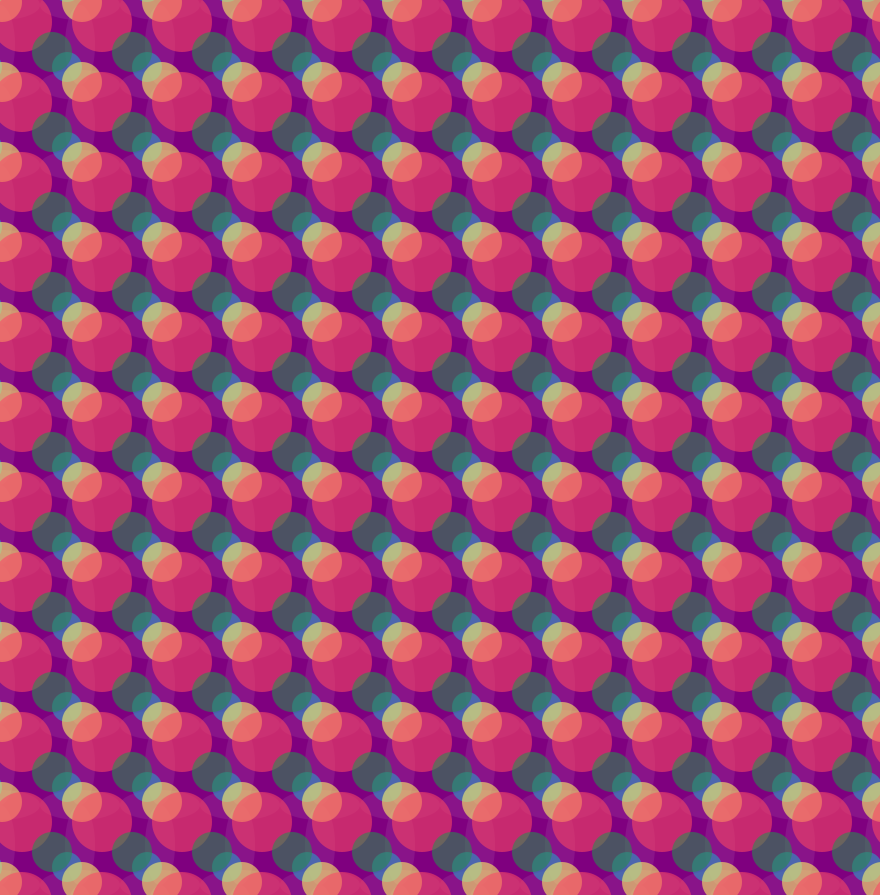
Frame 1 (no input)
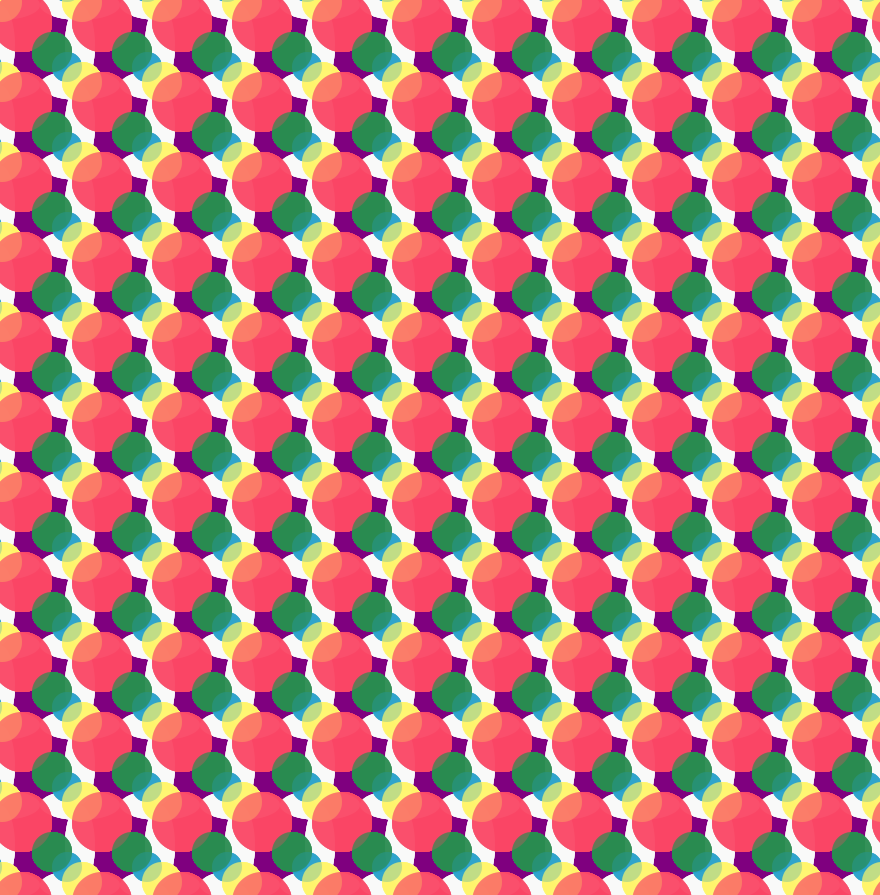
Frame 60 (the mouse pressed at the canvas centre just before this capture)
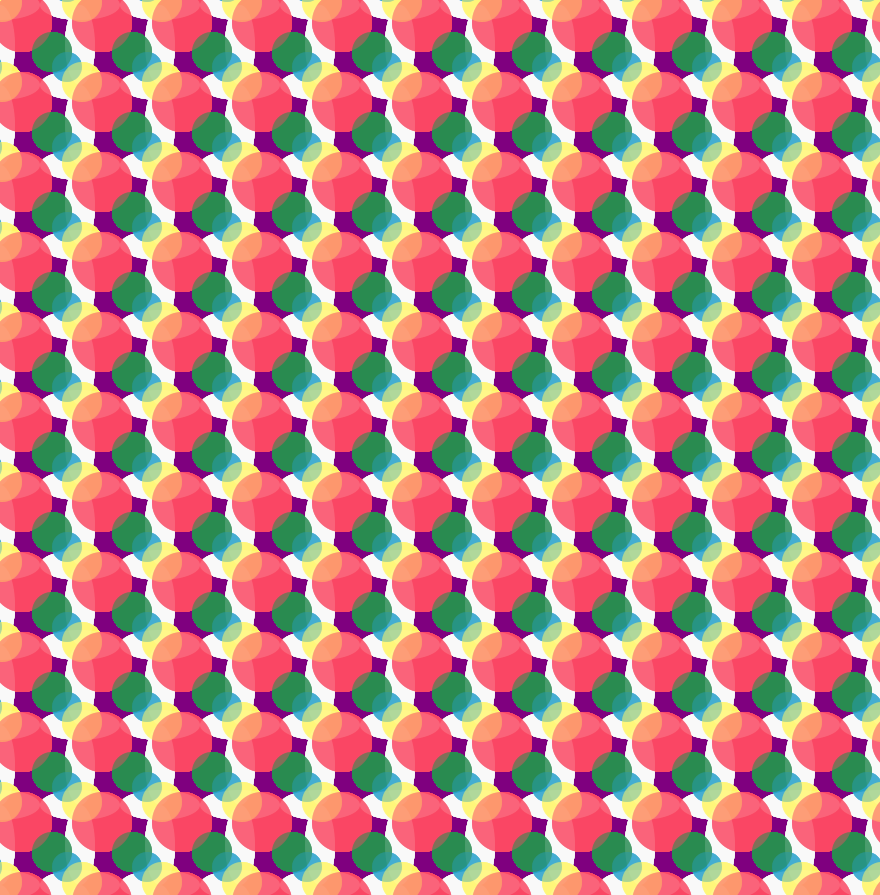
Frame 120 (the mouse held since frame 60 and released just before this capture)

The Processing sketch that drew these frames (run headless with seeded random() and noise(); from frame 60 on, the mouse is pressed at the canvas centre):

// Processing sketch: pattern_1
// ── pattern_1.pde
int t = 0;
void setup(){
  size(880, 895);
  background(127, 0, 127);
}

void draw(){
  noStroke();
  fill(255, 255, 255, 20); //low transparency, pattern fades in
  //grid formed by stretched ellipses
  for(int x = 0; x < 1000; x +=80){
    for(int y = 5; y < 1000; y +=80){
      ellipse(x, y, 80, 30); //wide ellipses
    }
  }
  for(int x2 = 0; x2 < 1000; x2 +=80){
    for(int y2 = 45; y2 < 1000; y2 +=80){
      ellipse(x2, y2, 30, 80); //tall ellipses
    }
  }
  strokeWeight(1);
  //layer of circles
  //transparency of 2 circles ctrld by mouseX, mapped to 200 - 0
  float t2 = map(mouseY, 0, height, 150, 0);
  fill(35, 160, 200, t2);
  for(int x3 = 2; x3 < 1000; x3 +=80){
    for(int y3 = 2; y3 < 1000; y3 +=80){
      ellipse(x3 - 15, y3 - 15, 30, 30); //small blue circle
    }
  }
  fill(255, 245, 100, t2);
  for(int x3 = 2; x3 < 1000; x3 +=80){
    for(int y3 = 2; y3 < 1000; y3 +=80){
      ellipse(x3, y3, 40, 40); //medium yellow circles
    }
  }
  //other 2 circles, mouse X mapped to 0 - 200, ctrls transparency
  float t1 = map(mouseX, 0, width, 150, 0);
  fill(250, 70, 100, t1);
  for(int x3 = 2; x3 < 1000; x3 +=80){
    for(int y3 = 2; y3 < 1000; y3 +=80){
      ellipse(x3 + 20, y3 + 20, 60, 60); //large red circles
    }
  }
  fill(40, 140, 80, t1);
  for(int x3 = 2; x3 < 1000; x3 +=80){
    for(int y3 = 2; y3 < 1000; y3 +=80){
      ellipse(x3 + 50, y3 + 50, 40, 40); //medium green circles
    }
  }
  
}
